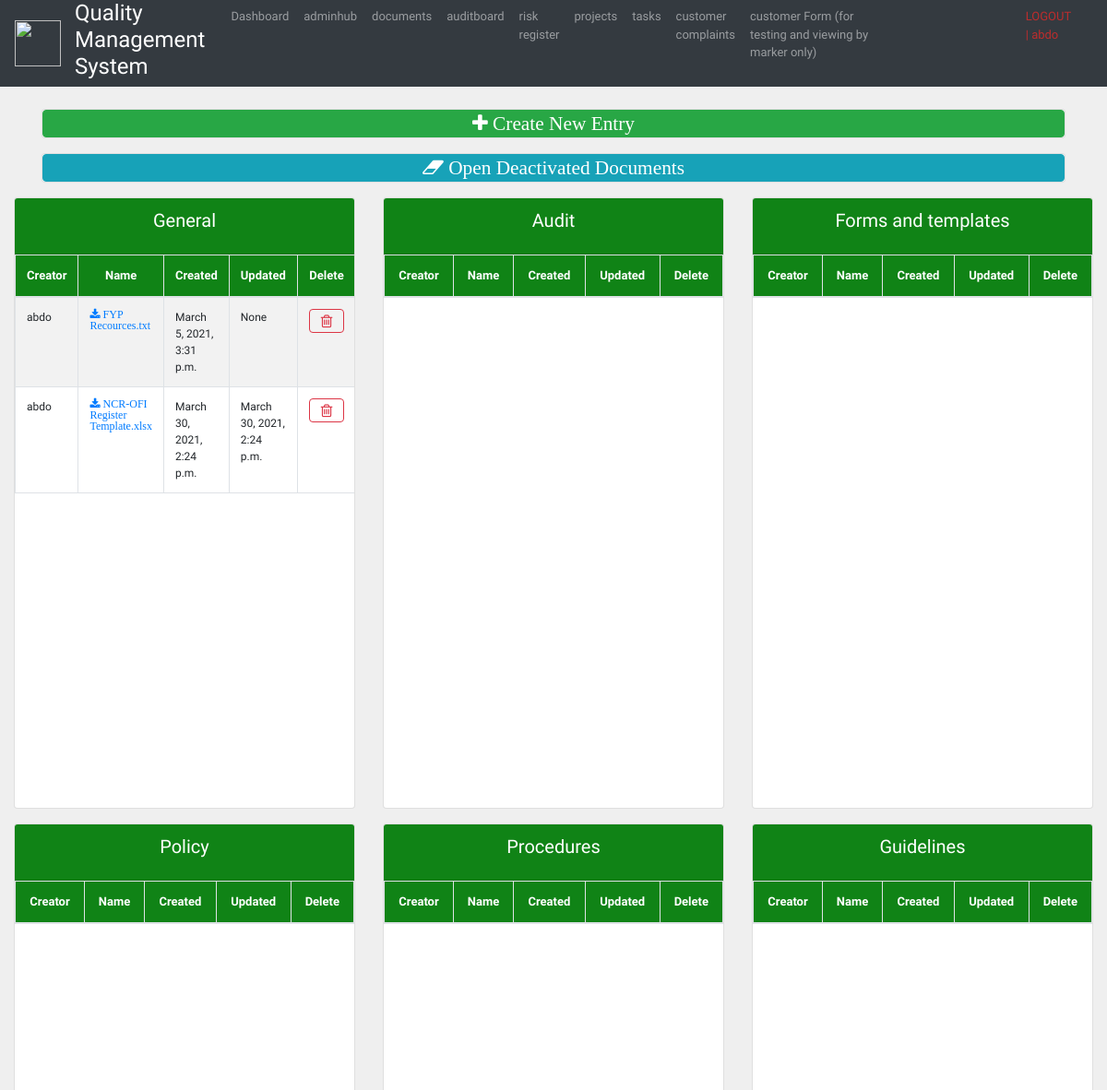
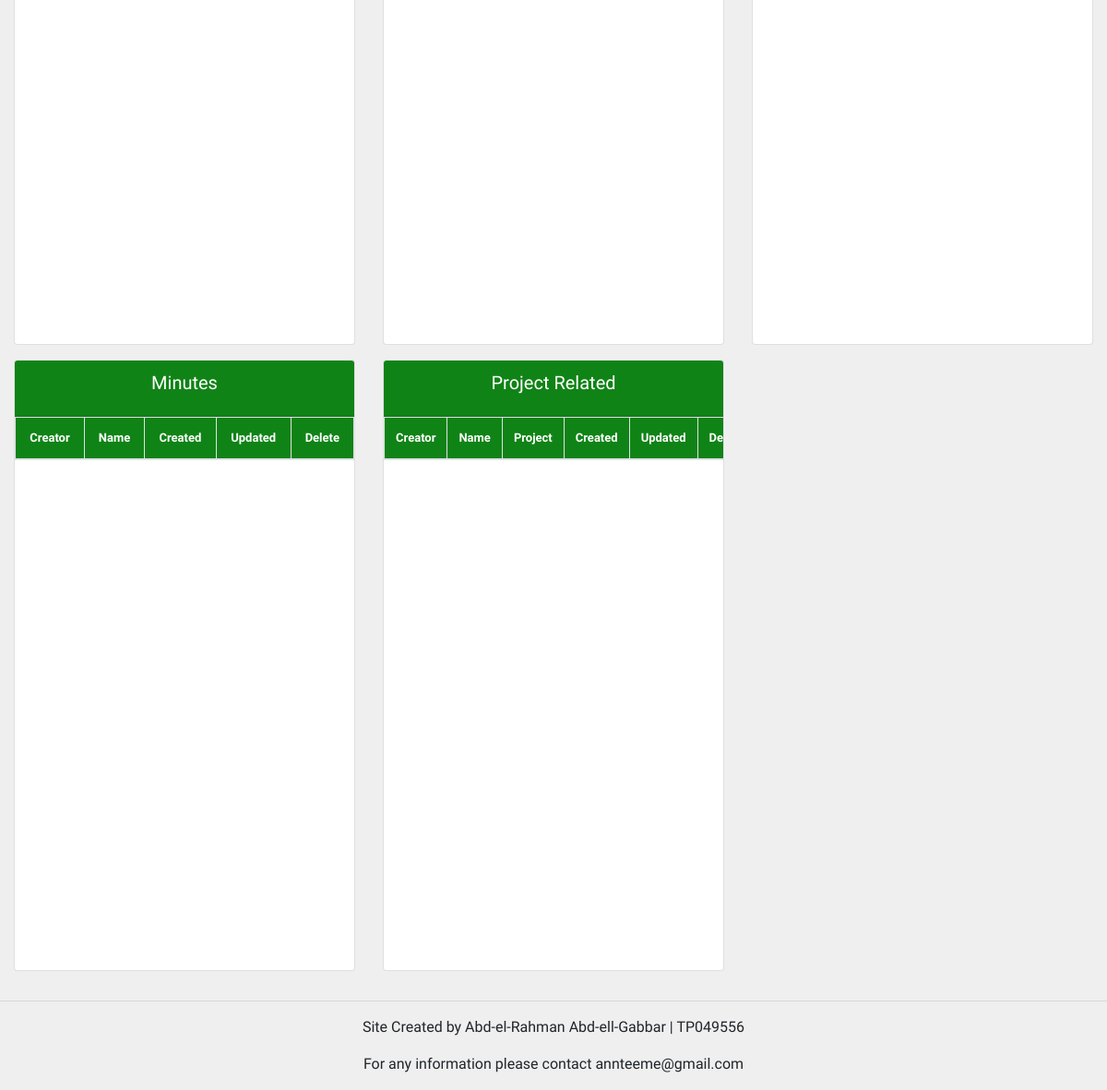
Screenshot of /docboard/ (signed in) with the database file from the repository (2 pictures, top to bottom).
### docs/models.py (models this page shows, shortened)
class Doc(models.Model):
    KIND_CHOICE =(
        ('General', 'General'),
        ('Audit', 'Audit'),
        ('Project Related', 'Project Related'),
        ('Policy', 'Policy'),
        ('Procedures', 'Procedures '),
        ('Guidelines', 'Guidelines'),
        ('Forms and templates', 'Forms and templates'),
        ('Minutes', 'Minutes'),
    )
    name = models.CharField(max_length=250, null=True, blank=True)
    creator = models.ForeignKey(settings.AUTH_USER_MODEL, on_delete=models.NOT_PROVIDED)
    projectID = models.ForeignKey(ProjectID.Project, null=True, blank=True, on_delete=models.SET_NULL)
    taskID = models.ForeignKey(TaskID.Task, null=True, blank=True, on_delete=models.SET_NULL)
    reportID = models.ForeignKey(ReportID.Report, null=True, blank=True, on_delete=models.SET_NULL)
    classified = models.BooleanField(default = False)
    document = models.FileField(null=False, blank=False)
    kind = models.CharField(choices=KIND_CHOICE, max_length=30, null=True, blank=True)
    dateCreated = models.DateTimeField(auto_now_add=True)
    dateUpdated = models.DateTimeField(null=True, blank=True)
    dateDeleted = models.DateTimeField(null=True, blank=True)

### acc/decorators.py (the view)
        def wrapper_func(request, *args, **kwargs):
            group = None
            if request.user.groups.exists():
                group =  request.user.groups.all()[0].name
            if group in allowed_roles:
                return view_func(request, *args, **kwargs)
            else:
                return HttpResponse('you are not authorised!')

### docs/views.py (called while the page is built)
@login_required(login_url='login')
@allowed_users(allowed_roles=['Manager', 'Audit'])
def docboard(request):
   docs = Doc.objects.all()
   return render(request, 'docboard.html', {'docs': docs})

### docs/templates/docboard.html (shortened to what this page needs)
{%  extends 'Base.html' %}
{% block content %}
<br>
<div class="container">
	<div class="card text-center mb-3">
		<td class="container" style="width: 10px;"><a class="btn btn-success  btn-block fa fa-plus fa-lg" aria-hidden="true" href="{% url 'docAdminCreate'%}"> Create New Entry</a></td>
	</div>
</div>
<div class="container">
	<div class="card text-center mb-3">
		<td class="container" style="width: 10px;"><a class="btn btn-info  btn-block fa fa-eraser fa-lg" aria-hidden="true" href="{% url 'completeDelete'%}"> Open Deactivated Documents</a></td>
	</div>
</div>
<div class="row">
	<div class="col-4">
		<div class="card text-center mb-3">
			<div class="card-header"  id="table-title1">
				<h5 class="card-title">General</h5>
			</div>
			<div id="table-short">
				<table class="table table-striped table-bordered projects" style="width: 100%">
					<thead>
						<tr id="table-title1">
							<th>Creator</th>
							<th>Name</th>
							<th>Created</th>
							<th>Updated</th>
							<th>Delete</th>
						</tr>
					</thead>
					<tbody id="table-font" >
					{% for d in docs %}
						{% if d.kind == 'General' and d.dateDeleted == null or d.kind == null and d.dateDeleted == null %}
							<tr >
							<td>{{d.creator}}</td>
							<td><a class= "fa fa-download" href="{{d.document.url}}"> {{d.name}}</a></td>
							<td>{{d.dateCreated}}</td>
							<td>{{d.dateUpdated}}</td>
								<td class="container" style="width: 10px;">
								<a class="btn btn-outline-danger  btn-block fa fa-trash-o fa-lg" aria-hidden="true" href="{% url 'docDelete' d.id %}"></a></td>
							</tr>
						{% endif %}
					{% endfor %}
					</tbody>
				</table>
			</div>
		</div>
	</div>
	<div class="col-4">
		<div class="card text-center mb-3">
			<div class="card-header"  id="table-title1">
				<h5 class="card-title">Audit</h5>
			</div>
			<div id="table-short">
				<table class="table table-striped table-bordered projects" style="width: 100%">
					<thead>
						<tr id="table-title1">
							<th>Creator</th>
							<th>Name</th>
							<th>Created</th>
							<th>Updated</th>
							<th>Delete</th>
						</tr>
					</thead>
				</table>
			</div>
		</div>
	</div>
	<div class="col-4">
		<div class="card text-center mb-3">
			<div class="card-header"  id="table-title1">
				<h5 class="card-title">Forms and templates</h5>
			</div>
			<div id="table-short">
				<table class="table table-striped table-bordered projects" style="width: 100%">
					<thead>
						<tr id="table-title1">
							<th>Creator</th>
							<th>Name</th>
							<th>Created</th>
							<th>Updated</th>
							<th>Delete</th>
						</tr>
					</thead>
				</table>
			</div>
		</div>
	</div>
</div>
<div class="row">
	<div class="col-4">
		<div class="card text-center mb-3">
			<div class="card-header"  id="table-title1">
				<h5 class="card-title">Policy</h5>
			</div>
			<div id="table-short">
				<table class="table table-striped table-bordered projects" style="width: 100%">
					<thead>
						<tr id="table-title1">
							<th>Creator</th>
							<th>Name</th>
							<th>Created</th>
							<th>Updated</th>
							<th>Delete</th>
						</tr>
					</thead>
				</table>
			</div>
		</div>
	</div>
	<div class="col-4">
		<div class="card text-center mb-3">
			<div class="card-header"  id="table-title1">
				<h5 class="card-title">Procedures</h5>
			</div>
			<div id="table-short">
				<table class="table table-striped table-bordered projects" style="width: 100%">
					<thead>
						<tr id="table-title1">
							<th>Creator</th>
							<th>Name</th>
							<th>Created</th>
							<th>Updated</th>
							<th>Delete</th>
						</tr>
					</thead>
				</table>
			</div>
		</div>
	</div>
	<div class="col-4">
		<div class="card text-center mb-3">
			<div class="card-header"  id="table-title1">
				<h5 class="card-title">Guidelines</h5>
			</div>
			<div id="table-short">
				<table class="table table-striped table-bordered projects" style="width: 100%">
					<thead>
						<tr id="table-title1">
							<th>Creator</th>
							<th>Name</th>
							<th>Created</th>
							<th>Updated</th>
							<th>Delete</th>
						</tr>
					</thead>
				</table>
			</div>
		</div>
	</div>
</div>
<div class="row">
	<div class="col-4">
		<div class="card text-center mb-3">
			<div class="card-header"  id="table-title1">
				<h5 class="card-title">Minutes</h5>
			</div>
			<div id="table-short">
				<table class="table table-striped table-bordered projects" style="width: 100%">
					<thead>
						<tr id="table-title1">
							<th>Creator</th>
							<th>Name</th>
							<th>Created</th>
							<th>Updated</th>
							<th>Delete</th>
						</tr>
					</thead>
				</table>
			</div>
		</div>
	</div>
	<div class="col-4">
		<div class="card text-center mb-3">
			<div class="card-header"  id="table-title1">
				<h5 class="card-title">Project Related</h5>
			</div>
			<div id="table-short">
				<table class="table table-striped table-bordered projects" style="width: 100%">
					<thead>
						<tr id="table-title1">
							<th>Creator</th>
							<th>Name</th>
							<th>Project</th>
							<th>Created</th>
							<th>Updated</th>
							<th>Delete</th>
						</tr>
					</thead>
				</table>
			</div>
		</div>
	</div>
</div>
{% endblock %}

### templates/navbar.html (shortened to what this page needs)
{% load static %}
<nav class="navbar navbar-expand-lg navbar-dark bg-dark sticky-top py-0">
  <img src="{% static 'images/logo.png' %}" width="50" height="50" alt="">
  <div class="container-fluid">
    <div class="collapse navbar-collapse" id="navbarNav">
      <ul style="font-size: small;" class="navbar-nav">
        <li style="margin-right: 20px; color: white !important;" class="nav-item">
          <h4 aria-current="page">Quality Management System</a>
        </li>
        {% if request.user.is_staff or request.user.is_staff %}
        <li class="nav-item">
          <a class="nav-link" aria-current="page" href="{% url 'home' %}">Dashboard</a>
        </li>
        <li class="nav-item">
          <a class="nav-link" href="http://127.0.0.1:8000/admin/">adminhub</a>
        </li>
        <li class="nav-item">
          <a class="nav-link" href="{% url 'docboard' %}">documents</a>
        </li>
        <li class="nav-item">
          <a class="nav-link" href="{% url 'auditboard' %}">auditboard</a>
        </li>
        <li class="nav-item">
          <a class="nav-link" href="{% url 'risk' %}">risk register</a>
        </li>
        {% endif %}
        <li class="nav-item">
          <a class="nav-link" href="{% url 'projectCreate' %}">projects</a>
        </li>
        <li class="nav-item">
          <a class="nav-link" href="{% url 'taskCreate' %}">tasks</a>
        </li>
        <li class="nav-item">
          <a class="nav-link" href="{% url 'customerComplaints' %}">customer complaints</a>
        </li>
        <li class="nav-item">
          <a class="nav-link" href="{% url 'cust_form' %}">customer Form (for testing and viewing by marker only)</a>
        </li>
        <li class="nav-item">
          <a style="margin-left: 150px; color: rgb(189, 45, 45) !important;" class="nav-link"
            href="{% url 'logout'%}">LOGOUT | {{request.user}}</a>
        </li>
      </ul>
    </div>
  </div>
</nav>

### static/css/main.css (style rules this page uses)
body { background-color: #efefef; }

### templates/Base.html (style rules this page uses)
body { font-family: 'Quicksand', sans-serif !important; }

### docs/templates/docboard.html (style rules this page uses)
#table-title1 { background-color: #108316; color: white; font-size:13px; text-align: center; }
#table-short { height: 600px; overflow-y: auto; }
#table-font { font-size:12px; text-align: left; }

### rows the page displays
Doc: creator "abdo", name "FYP Recources.txt", dateCreated "March 5, 2021, 3:31 p.m.", dateUpdated "None"
Doc: creator "abdo", name "NCR-OFI Register Template.xlsx", dateCreated "March 30, 2021, 2:24 p.m.", dateUpdated "March 30, 2021, 2:24 p.m."

### other values shown
{{ request.user }} "abdo"
